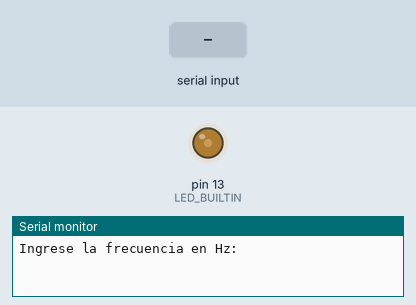
Simulated run of this sketch. Board: Arduino Uno, built with avr-gcc and run on an emulated ATmega328P. Shown: output pins drawn as LEDs (lit = HIGH), the last lines printed to the serial monitor. Dashed ring = blinking. Inputs (shaded band) come from the test bench.

Above: at 1.2 s.
1.3 s: "90,45\n" received over Serial
At 1.94 s:
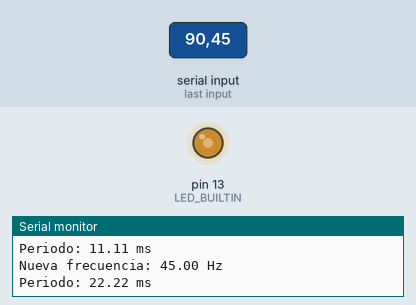
4.3 s: "5\n" received over Serial
At 4.55 s:
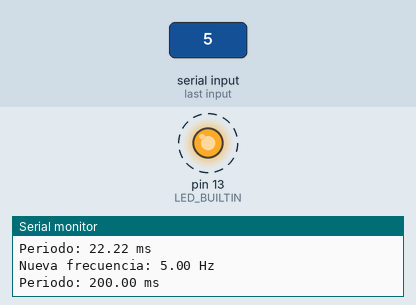
7.3 s: "90\n" received over Serial
Timing chart, 0 to 10.3 s (numbered marks = the images above; inputs shaded):
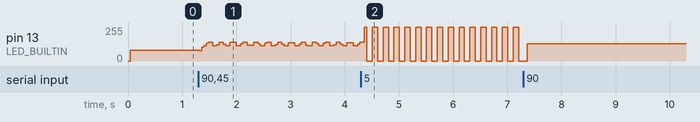

The sketch:

digitales3_pract_1_led.ino
```cpp
float led_frecuencia_hz =15.0f;
float half_period_ms;
void setup() {
  // initialize digital pin LED_BUILTIN as an output.
  pinMode(LED_BUILTIN, OUTPUT);
  Serial.begin(9600);
  float half_period_ms= 1000/(2*(led_frecuencia_hz)); //porque delay  es ms
  Serial.println("Ingrese la frecuencia en Hz:");
}


void loop() {

  // Revisar si llegó una nueva frecuencia por Serial
  if (Serial.available() > 1) {

    float nueva_frecuencia = Serial.parseFloat();

    if (nueva_frecuencia >= 1) {
      led_frecuencia_hz = nueva_frecuencia;

      half_period_ms = 1000.0 / (2.0 * led_frecuencia_hz);

      Serial.print("Nueva frecuencia: ");
      Serial.print(led_frecuencia_hz);
      Serial.println(" Hz");

      Serial.print("Periodo: ");
      Serial.print(1000.0 / led_frecuencia_hz);
      Serial.println(" ms");
    }
  }
  digitalWrite(LED_BUILTIN, HIGH);
  delay(half_period_ms);
  digitalWrite(LED_BUILTIN, LOW);
  delay(half_period_ms);
}
```
